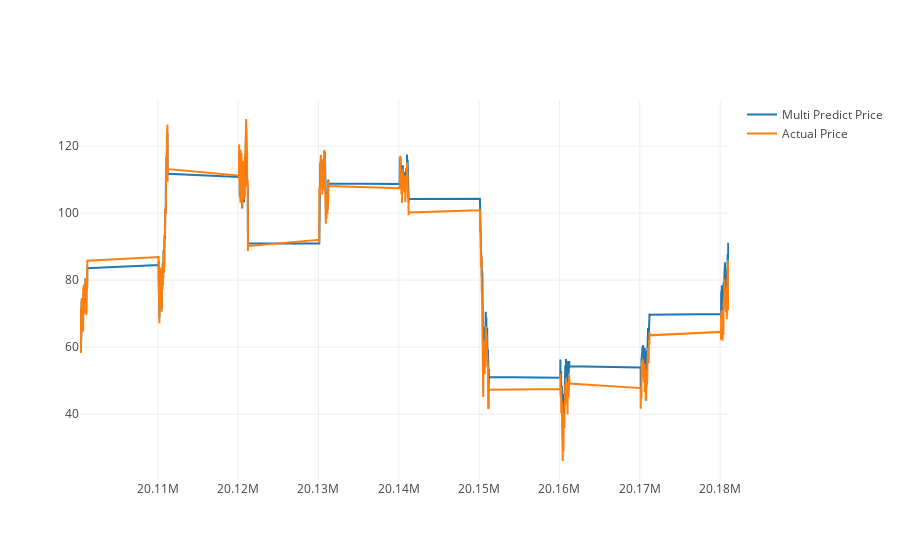

Notebook cell for this chart:
### Code cell
predictDates = data.tail(len(inv_y)).index
actual_chart = go.Scatter(x=predictDates, y=inv_y[:,3], name= 'Actual Price')
multi_predict_chart = go.Scatter(x=predictDates, y=inv_yhat[:,3], name= 'Multi Predict Price')
py.iplot([multi_predict_chart, actual_chart])

### Figure 1 — Plotly figure (JSON) as saved in the notebook; plotly's stock layout.template omitted (floating-point values rounded to 4 significant figures; data arrays with more than 128 entries replaced by an {"elided": "..."} marker saying what was removed)
{"data": [{"name": "Multi Predict Price", "type": "scatter", "uid": "4fd4e068-aa12-4021-b20a-06936b1ff20e", "x": {"elided": "2173 int values"}, "y": {"elided": "2173 float values"}}, {"name": "Actual Price", "type": "scatter", "uid": "8087a8b7-d98b-416c-9982-3a9a45102a83", "x": {"elided": "2173 int values"}, "y": {"elided": "2173 float values"}}], "layout": {}}
